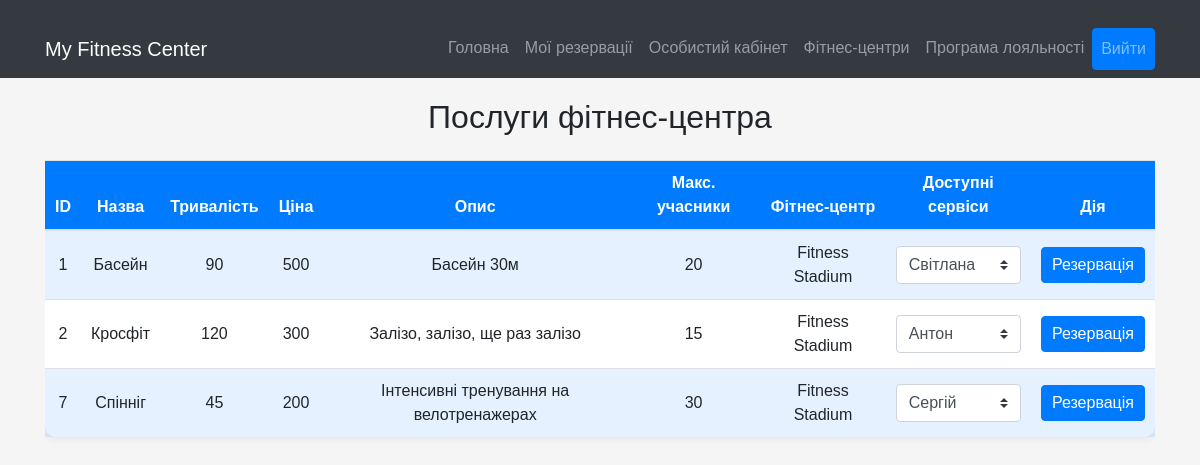
The page /fitness_center/1/services on the database its author committed.
### project_package/models.py (models this page shows, shortened)
class Service(Base):
    __tablename__ = "service"
    id = Column(Integer, primary_key=True)
    name = Column(String(50), unique=True, nullable=False)
    duration = Column(Integer, nullable=False)
    description = Column(String(50))
    price = Column(Integer, nullable=False)
    gym_id = Column(Integer, ForeignKey('gym.id'))
    max_attendees = Column(Integer, nullable=False)
    gym = relationship('Gym', back_populates='services')
    trainer_services = relationship('TrainerServices', back_populates='service')

class Gym(Base):
    __tablename__ = "gym"
    id = Column(Integer, primary_key=True)
    name = Column(String, unique=True, nullable=False)
    address = Column(String(50))
    contacts = Column(String(50))
    services = relationship("Service", back_populates="gym")
    trainer = relationship("Trainer", back_populates="gym")
    review = relationship("Review", back_populates="gym")

### app.py (the view)
@login_required
@app.route('/fitness_center/<int:gym_id>/services', methods=['GET'])
def get_services(gym_id):
    services = db_session.query(Service).join(Gym, Service.gym_id == Gym.id).filter(Service.gym_id == gym_id).all()
    for service in services:
        service.trainers = db_session.query(Trainer).join(TrainerServices,
                                                          Trainer.id == TrainerServices.trainer_id).filter(
            TrainerServices.service_id == service.id).all()
    return render_template('services.html', services=services, gym_id=gym_id)

### templates/services.html (shortened to what this page needs)
<!DOCTYPE html>
<html lang="uk">
<head>
    <link href="https://stackpath.bootstrapcdn.com/bootstrap/4.5.2/css/bootstrap.min.css" rel="stylesheet">
</head>
<body>
<nav class="navbar navbar-expand-lg navbar-dark bg-dark">
    <div class="container">
        <a class="navbar-brand" href="/">My Fitness Center</a>
        <div class="collapse navbar-collapse" id="navbarNav">
            <ul class="navbar-nav ml-auto">
                <li class="nav-item">
                    <a class="nav-link" href="/">Головна</a>
                </li>
                <li class="nav-item">
                    <a class="nav-link" href="/user/reservations">Мої резервації</a>
                </li>
                <li class="nav-item">
                    <a class="nav-link" href="/user">Особистий кабінет</a>
                </li>
                <li class="nav-item">
                    <a class="nav-link" href="/fitness_center">Фітнес-центри</a>
                </li>
                <li class="nav-item">
                    <a class="nav-link" href="/">Програма лояльності</a>
                </li>
                <li class="nav-item">
                    <a class="nav-link btn btn-primary btn-logout" href="/logout">Вийти</a>
                </li>
            </ul>
        </div>
    </div>
</nav>
<div class="container">
    <h2 class="text-center mb-4">Послуги фітнес-центра</h2>
    <div class="table-responsive">
        <table class="table table-striped">
            <thead>
            <tr>
                <th>ID</th>
                <th>Назва</th>
                <th>Тривалість</th>
                <th>Ціна</th>
                <th>Опис</th>
                <th>Макс. учасники</th>
                <th>Фітнес-центр</th>
                <th>Доступні сервіси</th>
                <th>Дія</th>
            </tr>
            </thead>
            <tbody>
            {% for service in services %}
            <tr>
                <td>{{ service.id }}</td>
                <td>{{ service.name }}</td>
                <td>{{ service.duration }}</td>
                <td>{{ service.price }}</td>
                <td>{{ service.description }}</td>
                <td>{{ service.max_attendees }}</td>
                <td>{{ service.gym.name }}</td>
                <td>
                    <select name="trainer" class="custom-select" id="trainer-select-{{ service.id }}">
                        {% for trainer in service.trainers %}
                        <option value="{{ trainer.id }}">{{ trainer.name }}</option>
                        {% endfor %}
                    </select>
                </td>
                <td>
                    <button class="btn btn-primary btn-reservation" onclick="reserveService({{ gym_id }}, {{ service.id }})">Резервація</button>
                </td>
            </tr>
            {% endfor %}
            </tbody>
        </table>
    </div>
</div>
</body>
</html>

### templates/services.html (style rules this page uses)
body { background-color: #f5f5f5; font-family: Arial, sans-serif; }
.container { margin-top: 20px; }
.table { background-color: #fff; border-radius: 10px; box-shadow: 0px 0px 10px 0px rgba(0,0,0,0.1); }
.table th, .table td { vertical-align: middle; text-align: center; padding: 10px; }
.table th { background-color: #007bff; color: #fff; }
.table-striped tbody tr:nth-of-type(odd) { background-color: rgba(0, 123, 255, 0.1); }
.btn-reservation { padding: 5px 10px; }

### rows shown on the page
Service: id "1", name "Басейн", duration "90", price "500", description "Басейн 30м", max_attendees "20", gym.name "Fitness Stadium"
Service: id "2", name "Кросфіт", duration "120", price "300", description "Залізо, залізо, ще раз залізо", max_attendees "15", gym.name "Fitness Stadium"
Service: id "7", name "Спінніг", duration "45", price "200", description "Інтенсивні тренування на велотренажерах", max_attendees "30", gym.name "Fitness Stadium"

### other values the page prints
form field trainer "Світлана"
form field trainer "Антон"
form field trainer "Сергій"
